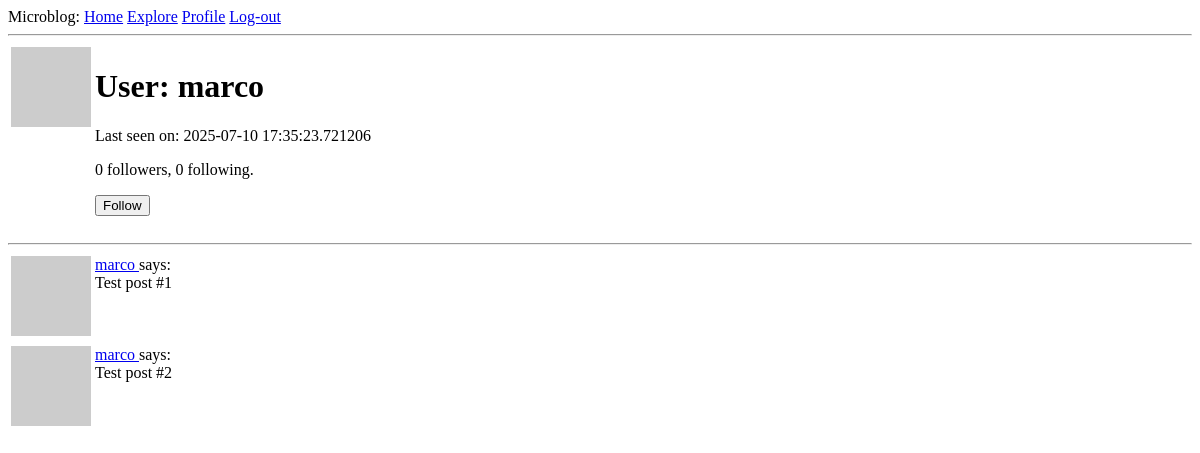
The app's page /user/marco (signed in), older data.
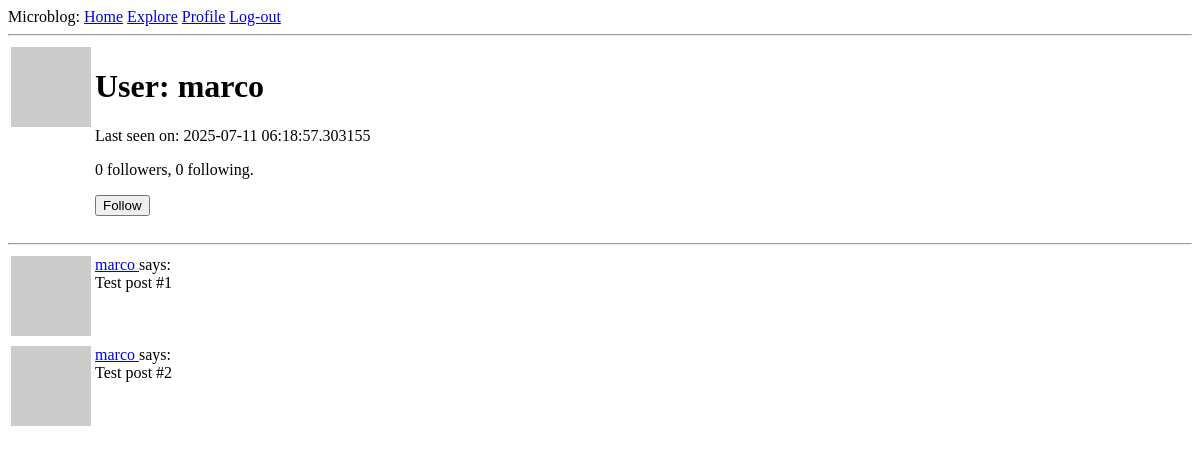
The same page, newer data.
### app/models.py (models this page shows, shortened)
class User(UserMixin, db.Model):
    id: so.Mapped[int] = so.mapped_column(primary_key = True)
    username: so.Mapped[str] = so.mapped_column(sa.String(64), index=True, unique=True)
    email: so.Mapped[str] = so.mapped_column(sa.String(120), index=True, unique=True)
    password_hash: so.Mapped[Optional[str]] = so.mapped_column(sa.String(256))
    posts: so.WriteOnlyMapped['Post'] = so.relationship(back_populates='author')
    about_me: so.Mapped[Optional[str]] = so.mapped_column(sa.String(140))
    last_seen: so.Mapped[Optional[datetime]] = so.mapped_column(
        default=lambda: datetime.now(timezone.utc))
    def avatar(self, size):
        digest = md5(self.email.lower().encode('utf-8')).hexdigest()
        return f'https://www.gravatar.com/avatar/{digest}?d=identicon&s={size}'
    """
    Both relationships are defined with the so.WriteOnlyMapped type
    > secondary configures the association table that is used for this relationship, which I defined right above this class.
    > primaryjoin indicates the condition that links the entity to the association table. In the following relationship, the user has to match the follower_id attribute of the association table, so the condition reflects that.
    >  The followers.c.follower_id expression references the follower_id column of the association table. In the followers relationship, the roles are reversed, so the user must match the followed_id column.
    > secondaryjoin indicates the condition that links the association table to the user on the other side of the relationship. In the following relationship, the user has to match the followed_id column, and in the followers relationship, the user has to match the follower_id column.
    """
    following: so.WriteOnlyMapped['User'] = so.relationship(
        secondary=followers, primaryjoin=(followers.c.follower_id == id),
        secondaryjoin=(followers.c.followed_id == id),
        back_populates='followers')
    followers: so.WriteOnlyMapped['User'] = so.relationship(
        secondary=followers, primaryjoin=(followers.c.followed_id == id),
        secondaryjoin=(followers.c.follower_id == id),
        back_populates='following')
    """
    The is_following() method performs a query on the following relationship to see if a given user is already included in it. All write-only relationships have a select() method that constructs a query that returns all the elements in the relationship.

    The followers_count() and following_count() methods return the follower and following counts for the user. The sa.select() clause for these queries specify the sa.func.count() function from SQLAlchemy, to indicate that I want to get the result of a function.

    The select_from() clause is then added with the query that needs to be counted. Whenever a query is included as part of a larger query, SQLAlchemy requires the inner query to be converted to a sub-query by calling the subquery() method.
    """
    def is_following(self, user):
        query = self.following.select().where(followers.c.followed_id == user.id)
        return db.session.scalar(query) is not None
    def followers_count(self):
        query = sa.select(sa.func.count()).select_from(
            self.followers.select().subquery()
        )
        return db.session.scalar(query)
    def following_count(self):
        query = sa.select(sa.func.count()).select_from(
            self.following.select().subquery()
        )
        return db.session.scalar(query)
    """
    The select() portion of the query defines the entity that needs to be obtained, which in this case is posts. What I'm doing next is joining the entries in the posts table with the Post.author relationship.

    A join is a database operation that combines rows from two tables, according to a given criteria temporarily. When the join() clause is given a relationship as an argument, SQLAlchemy combines the rows from the left and right sides of the relationship.

    Effectively, what the join above does is create an extended table that provides access to posts, along with information about the author of each post.

    To be able to clearly tell SQLAlchemy how to join all these tables, I need to have a way to refer to users independently as authors and as followers. The so.aliased() calls are used to create two references to the User model that I can use in the query.
    """

### app/routes.py (the view)
@app.route('/user/<username>')
@login_required
def user(username):
	user = db.first_or_404(sa.select(User).where(User.username == username))
	posts = [
		{'author': user, 'body': 'Test post #1'},
		{'author': user, 'body': 'Test post #2'}
	]
	form = EmptyForm()
	return render_template('user.html', user=user, posts=posts, form=form)

### app/forms.py
class EmptyForm(FlaskForm):
    submit = SubmitField('Submit')

### app/models.py (called while the page is built)
@login.user_loader
def load_user(id):
    return db.session.get(User, int(id))

### app/routes.py (called while the page is built)
@app.before_request # Executes before the view function
def before_request():
	if current_user.is_authenticated:
		current_user.last_seen = datetime.now(timezone.utc)
		db.session.commit()

### app/templates/user.html (shortened to what this page needs)
{% extends 'base.html' %}
{% block content %}
    <table>
        <tr valign='top'>
            <td><img src="{{ user.avatar(128) }}"></td>
            <td>
                <h1>User: {{ user.username }}</h1>
                {% if user.last_seen %}<p>Last seen on: {{ user.last_seen }}</p> {% endif %}
                <p> {{ user.followers_count() }} followers, {{ user.following_count() }} following.</p>
                {% if user == current_user %}
                    <p><a href="{{url_for('edit_profile') }}">Edit your profile</a></p>
                {% elif not current_user.is_following(user) %}
                <p>
                    <form action="{{ url_for('follow', username=user.username) }}" method="post">
                        {{ form.submit(value='Follow')}}
                    </form>
                </p>
                {% endif %}
            </td>
        </tr>
    </table>
    <hr>
    {% for post in posts %}
        {% include '_post.html' %}
    {% endfor %}
{% endblock %}

### app/templates/_post.html
<table>
    <tr valign="top">
        <td><img src="{{ post.author.avatar(36)}}"></td>
        <td>
            <a href="{{ url_for('user', username=post.author.username) }}">
                {{ post.author.username }}
            </a>
            says:<br> {{ post.body }}
        </td>
    </tr>
</table>

Row changes from the older to the newer data that the page shows:
changed User "marco": last_seen "2025-07-10 17:35:23.721206" → "2025-07-11 06:18:57.303155"
